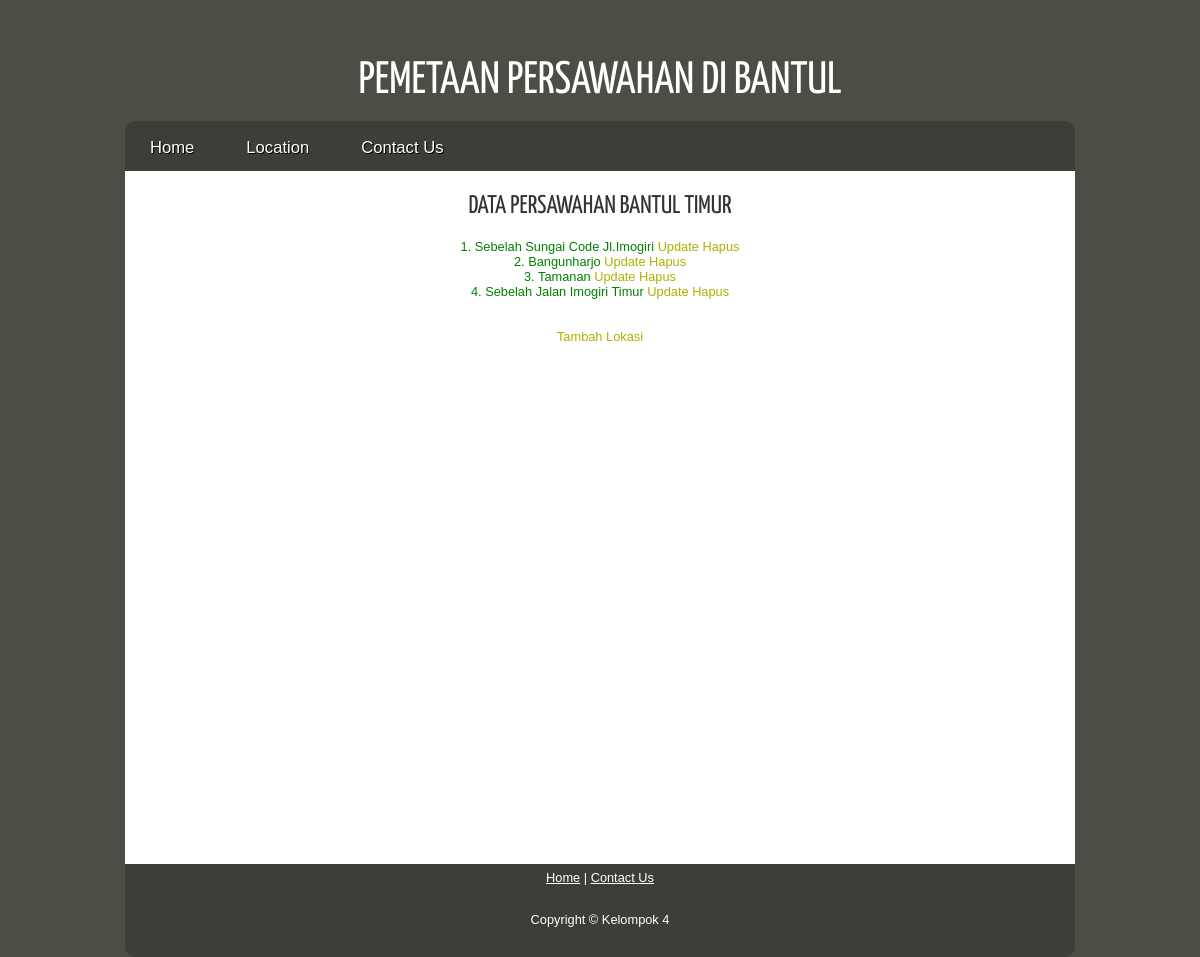
The app's page /bantultimur.php with its own data.
### tables this page shows
CREATE TABLE IF NOT EXISTS `bantultimur` (
  `id` int(11) NOT NULL,
  `alamat` varchar(50) NOT NULL,
  `sudutx` varchar(30) NOT NULL,
  `suduty` varchar(30) NOT NULL,
  `lat` float(10,6) NOT NULL,
  `lng` float(10,6) NOT NULL
);

### bantultimur.php (the view, shortened to what this page needs)
<!DOCTYPE html>
<html>
  <head>
	<div id="logo">
        <h1><center><a href="index.html">PEMETAAN PERSAWAHAN DI BANTUL</a></center></h1>
		  <link rel="stylesheet" type="text/css" href="css/style.css" />
      </div>
      <nav><center>
        <ul class="sf-menu" id="nav">
          <li><a href="index.php">Home</a></li>
		  <li><a href="#">Location</a>
          </li>
          <li><a href="contact.html">Contact Us</a></li>
        </ul></center>
      </nav>
	 </head>
	  <?php
		$id=1;
		$page = isset($_GET['page']) ? $_GET['page'] : 1;
		$limit = 20;
		$mulai_dari = $limit * ($page - 1);
		$sql_limit = "select * from bantultimur order by id limit $mulai_dari, $limit";
		$hasil = mysql_query($sql_limit) or die(mysql_error());
		?>
	 <div id="content_item">
	 <body>
	 <center><h1>DATA PERSAWAHAN BANTUL TIMUR</h1>
	 <?php $id=$id+(($page-1)*$limit);
	while ($data=mysql_fetch_array($hasil)){
	?>
	 <tr class="success">
		<td><?php echo $data['id']; ?></td>.
		<td><?php echo $data['alamat']; ?></td>
	<td>
	<a href= "updatetimur.php?id=<?php echo $data['id'];?>" class="update">Update</a>
	<a href= "hapustimur.php?id=<?php echo $data['id'];?>" class="delete" onclick= "return confirm('Anda yakin menghapus data order <?php echo $data['alamat'];?>?')">Hapus</a>
	</td>
	   </tr>
	 <?php $id++;}
	?>
	<br></br>
	<td>
	 <a class="tambahlokasi" href="tambahtim.php">Tambah Lokasi</a>
	 </td>
	 <br></br>
    <div id="map-canvas"></div>
  </body></div>
  <footer><center>
      <p><a href="index.php">Home</a> | <a href="contact.html">Contact Us</a></p>
      <p>Copyright &copy; Kelompok 4</a></p>
    </center></footer>
</html>

### css/style.css (style rules this page uses)
#map-canvas { width: 100%; height: 500px; position: relative; margin: auto; }
html { height: 100%; }
* { margin: auto; padding: 0; }
article, aside, figure, footer, header, hgroup, nav, section { display:block; }
body { font: normal .80em arial, sans-serif; background: #4A4E44; color: #008000; }
p { padding: 0 0 20px 0; line-height: 1.7em; }
h1, h2, h3, h4, h5, h6 { font: normal 170% arial, sans-serif; color: #FFF; margin: 0 0 15px 0; padding: 15px 0 5px 0; }
h1 { color: #333; font: 200% 'Yanone Kaffeesatz', arial, sans-serif; }
a { background: transparent; outline: none; text-decoration: none; color: #ACB200; }
ul { margin: 2px 0 22px 17px; }
ul li { list-style-type: circle; margin: 0 0 6px 0; padding: 0 0 4px 5px; }
#main, header, #logo, nav, #site_content, footer { margin-left: auto; margin-right: auto; }
#logo { width: 900px; position: relative; height: 50px; background: transparent; padding: 35px 25px; }
#logo h1 { float: left; width: 100%; font: normal 355% 'Yanone Kaffeesatz', arial, sans-serif; }
#logo h1 a { text-decoration: none; color: #FFF; }
nav { float: center; height: 50px; width: 950px; margin: 1px auto 0 auto; border-radius: 10px 10px 0 0; -moz-border-radius: 10px 10px 0 0; -webkit-border: 10px 10px 0 0; background: url(../images/menubar.png); }
#content_item { width: 950px; background-color: white; padding: 3px 0px 5px; }
footer { width: 950px; font: normal 100% arial, sans-serif; height: 85px; padding: 3px 0 5px 0; text-align: center; color: #FFF; line-height: 14px; border-radius: 0 0 10px 10px; -moz-border-radius: 0 0 10px 10px; -webkit-border: 0 0 10px 10px; background: transparent url(../images/footer.png) repeat; }
footer a, footer a:hover { color: #FFF; text-decoration: underline; }
ul.sf-menu,ul.sf-menu * { margin: 0; padding: 0; }
ul.sf-menu { display: block; position: relative; }
ul.sf-menu li { display: block; list-style: none; float: left; position: relative; }
ul.sf-menu a { display: block; position: relative; }
ul#nav { float: left; }
ul#nav li a { padding:15px 25px 15px 25px; font: 130% arial,verdana,sans; text-shadow:1px 1px #000; text-decoration:none; color:#FFF; margin-right: 2px; }

### bantultimur.php (style rules this page uses)
#map-canvas { width: 100%; height: 500px; position: relative; margin: auto; }

### records on screen
bantultimur: id "1", alamat "Sebelah Sungai Code Jl.Imogiri"
bantultimur: id "2", alamat "Bangunharjo"
bantultimur: id "3", alamat "Tamanan"
bantultimur: id "4", alamat "Sebelah Jalan Imogiri Timur"
